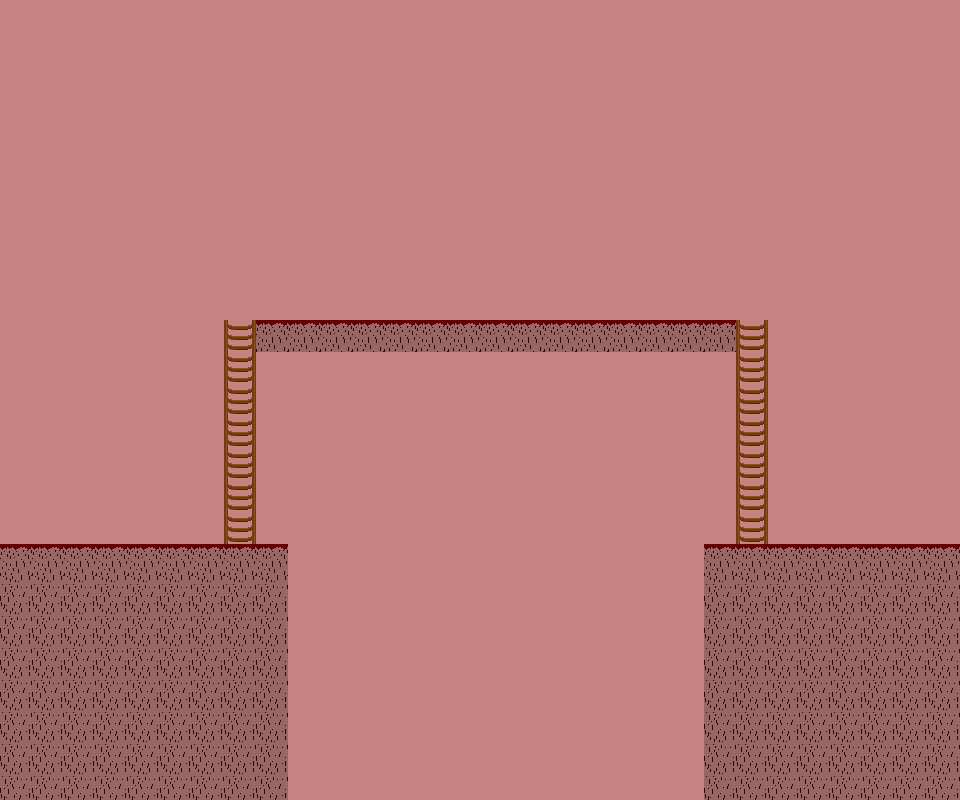

Tiled map render using the project's own tile images. Description and the whole map definition, tile-layer contents included, below:
An orthogonal 30x25 tile map with 32x32 px tiles, 1 tile layer (Слой тайлов 1).

<map version="1.4" tiledversion="2021.01.13" orientation="orthogonal" renderorder="right-down" width="30" height="25" tilewidth="32" tileheight="32" infinite="0" nextlayerid="2" nextobjectid="1">
 <tileset firstgid="1" source="../Scetches And Other Stuff/tile.tsx" />
 <layer id="1" name="Слой тайлов 1" width="30" height="25">
  <data encoding="csv">
4,4,4,4,4,4,4,4,4,4,4,4,4,4,4,4,4,4,4,4,4,4,4,4,4,4,4,4,4,4,
4,4,4,4,4,4,4,4,4,4,4,4,4,4,4,4,4,4,4,4,4,4,4,4,4,4,4,4,4,4,
4,4,4,4,4,4,4,4,4,4,4,4,4,4,4,4,4,4,4,4,4,4,4,4,4,4,4,4,4,4,
4,4,4,4,4,4,4,4,4,4,4,4,4,4,4,4,4,4,4,4,4,4,4,4,4,4,4,4,4,4,
4,4,4,4,4,4,4,4,4,4,4,4,4,4,4,4,4,4,4,4,4,4,4,4,4,4,4,4,4,4,
4,4,4,4,4,4,4,4,4,4,4,4,4,4,4,4,4,4,4,4,4,4,4,4,4,4,4,4,4,4,
4,4,4,4,4,4,4,4,4,4,4,4,4,4,4,4,4,4,4,4,4,4,4,4,4,4,4,4,4,4,
4,4,4,4,4,4,4,4,4,4,4,4,4,4,4,4,4,4,4,4,4,4,4,4,4,4,4,4,4,4,
4,4,4,4,4,4,4,4,4,4,4,4,4,4,4,4,4,4,4,4,4,4,4,4,4,4,4,4,4,4,
4,4,4,4,4,4,4,4,4,4,4,4,4,4,4,4,4,4,4,4,4,4,4,4,4,4,4,4,4,4,
4,4,4,4,4,4,4,3,1,1,1,1,1,1,1,1,1,1,1,1,1,1,1,3,4,4,4,4,4,4,
4,4,4,4,4,4,4,3,4,4,4,4,4,4,4,4,4,4,4,4,4,4,4,3,4,4,4,4,4,4,
4,4,4,4,4,4,4,3,4,4,4,4,4,4,4,4,4,4,4,4,4,4,4,3,4,4,4,4,4,4,
4,4,4,4,4,4,4,3,4,4,4,4,4,4,4,4,4,4,4,4,4,4,4,3,4,4,4,4,4,4,
4,4,4,4,4,4,4,3,4,4,4,4,4,4,4,4,4,4,4,4,4,4,4,3,4,4,4,4,4,4,
4,4,4,4,4,4,4,3,4,4,4,4,4,4,4,4,4,4,4,4,4,4,4,3,4,4,4,4,4,4,
4,4,4,4,4,4,4,3,4,4,4,4,4,4,4,4,4,4,4,4,4,4,4,3,4,4,4,4,4,4,
1,1,1,1,1,1,1,1,1,4,4,4,4,4,4,4,4,4,4,4,4,4,1,1,1,1,1,1,1,1,
2,2,2,2,2,2,2,2,2,4,4,4,4,4,4,4,4,4,4,4,4,4,2,2,2,2,2,2,2,2,
2,2,2,2,2,2,2,2,2,4,4,4,4,4,4,4,4,4,4,4,4,4,2,2,2,2,2,2,2,2,
2,2,2,2,2,2,2,2,2,4,4,4,4,4,4,4,4,4,4,4,4,4,2,2,2,2,2,2,2,2,
2,2,2,2,2,2,2,2,2,4,4,4,4,4,4,4,4,4,4,4,4,4,2,2,2,2,2,2,2,2,
2,2,2,2,2,2,2,2,2,4,4,4,4,4,4,4,4,4,4,4,4,4,2,2,2,2,2,2,2,2,
2,2,2,2,2,2,2,2,2,4,4,4,4,4,4,4,4,4,4,4,4,4,2,2,2,2,2,2,2,2,
2,2,2,2,2,2,2,2,2,4,4,4,4,4,4,4,4,4,4,4,4,4,2,2,2,2,2,2,2,2
</data>
 </layer>
</map>
